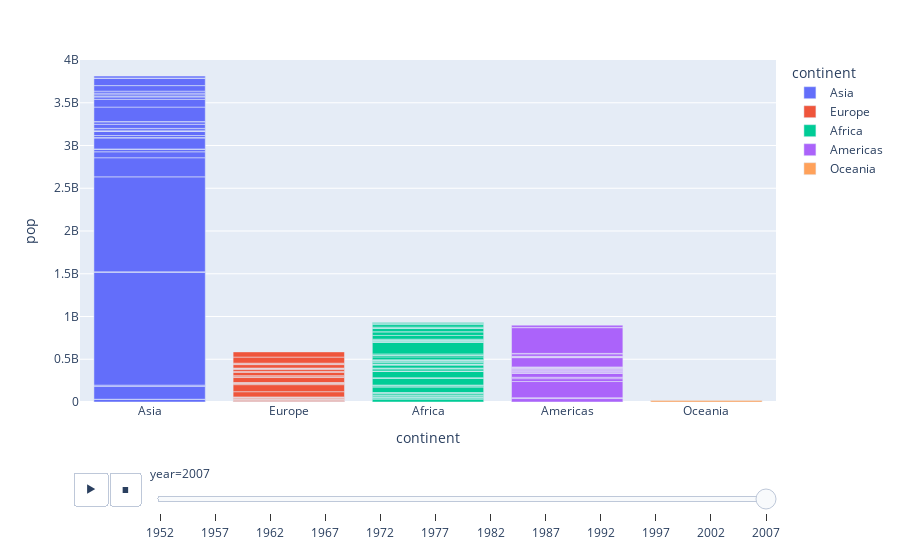

The notebook cell this image was saved under:
### Code cell
fig=px.bar(data,x='continent',y='pop',color='continent',animation_frame='year',animation_group='country',range_y=[0,4000000000])
fig.show()

### Figure 1 — Plotly figure (JSON) as saved in the notebook; plotly's stock layout.template omitted (floating-point values rounded to 4 significant figures)
{"data": [{"alignmentgroup": "True", "hovertemplate": "continent=%{x}<br>year=2007<br>pop=%{y}<extra></extra>", "ids": ["Afghanistan", "Bahrain", "Bangladesh", "Cambodia", "China", "Hong Kong, China", "India", "Indonesia", "Iran", "Iraq", "Israel", "Japan", "Jordan", "Korea, Dem. Rep.", "Korea, Rep.", "Kuwait", "Lebanon", "Malaysia", "Mongolia", "Myanmar", "Nepal", "Oman", "Pakistan", "Philippines", "Saudi Arabia", "Singapore", "Sri Lanka", "Syria", "Taiwan", "Thailand", "Vietnam", "West Bank and Gaza", "Yemen, Rep."], "legendgroup": "Asia", "marker": {"color": "#636efa", "pattern": {"shape": ""}}, "name": "Asia", "offsetgroup": "Asia", "orientation": "v", "showlegend": true, "textposition": "auto", "type": "bar", "x": ["Asia", "Asia", "Asia", "Asia", "Asia", "Asia", "Asia", "Asia", "Asia", "Asia", "Asia", "Asia", "Asia", "Asia", "Asia", "Asia", "Asia", "Asia", "Asia", "Asia", "Asia", "Asia", "Asia", "Asia", "Asia", "Asia", "Asia", "Asia", "Asia", "Asia", "Asia", "Asia", "Asia"], "xaxis": "x", "y": [31889923, 708573, 150448339, 14131858, 1318683096, 6980412, 1110396331, 223547000, 69453570, 27499638, 6426679, 127467972, 6053193, 23301725, 49044790, 2505559, 3921278, 24821286, 2874127, 47761980, 28901790, 3204897, 169270617, 91077287, 27601038, 4553009, 20378239, 19314747, 23174294, 65068149, 85262356, 4018332, 22211743], "yaxis": "y"}, {"alignmentgroup": "True", "hovertemplate": "continent=%{x}<br>year=2007<br>pop=%{y}<extra></extra>", "ids": ["Albania", "Austria", "Belgium", "Bosnia and Herzegovina", "Bulgaria", "Croatia", "Czech Republic", "Denmark", "Finland", "France", "Germany", "Greece", "Hungary", "Iceland", "Ireland", "Italy", "Montenegro", "Netherlands", "Norway", "Poland", "Portugal", "Romania", "Serbia", "Slovak Republic", "Slovenia", "Spain", "Sweden", "Switzerland", "Turkey", "United Kingdom"], "legendgroup": "Europe", "marker": {"color": "#EF553B", "pattern": {"shape": ""}}, "name": "Europe", "offsetgroup": "Europe", "orientation": "v", "showlegend": true, "textposition": "auto", "type": "bar", "x": ["Europe", "Europe", "Europe", "Europe", "Europe", "Europe", "Europe", "Europe", "Europe", "Europe", "Europe", "Europe", "Europe", "Europe", "Europe", "Europe", "Europe", "Europe", "Europe", "Europe", "Europe", "Europe", "Europe", "Europe", "Europe", "Europe", "Europe", "Europe", "Europe", "Europe"], "xaxis": "x", "y": [3600523, 8199783, 10392226, 4552198, 7322858, 4493312, 10228744, 5468120, 5238460, 61083916, 82400996, 10706290, 9956108, 301931, 4109086, 58147733, 684736, 16570613, 4627926, 38518241, 10642836, 22276056, 10150265, 5447502, 2009245, 40448191, 9031088, 7554661, 71158647, 60776238], "yaxis": "y"}, {"alignmentgroup": "True", "hovertemplate": "continent=%{x}<br>year=2007<br>pop=%{y}<extra></extra>", "ids": ["Algeria", "Angola", "Benin", "Botswana", "Burkina Faso", "Burundi", "Cameroon", "Central African Republic", "Chad", "Comoros", "Congo, Dem. Rep.", "Congo, Rep.", "Cote d'Ivoire", "Djibouti", "Egypt", "Equatorial Guinea", "Eritrea", "Ethiopia", "Gabon", "Gambia", "Ghana", "Guinea", "Guinea-Bissau", "Kenya", "Lesotho", "Liberia", "Libya", "Madagascar", "Malawi", "Mali", "Mauritania", "Mauritius", "Morocco", "Mozambique", "Namibia", "Niger", "Nigeria", "Reunion", "Rwanda", "Sao Tome and Principe", "Senegal", "Sierra Leone", "Somalia", "South Africa", "Sudan", "Swaziland", "Tanzania", "Togo", "Tunisia", "Uganda", "Zambia", "Zimbabwe"], "legendgroup": "Africa", "marker": {"color": "#00cc96", "pattern": {"shape": ""}}, "name": "Africa", "offsetgroup": "Africa", "orientation": "v", "showlegend": true, "textposition": "auto", "type": "bar", "x": ["Africa", "Africa", "Africa", "Africa", "Africa", "Africa", "Africa", "Africa", "Africa", "Africa", "Africa", "Africa", "Africa", "Africa", "Africa", "Africa", "Africa", "Africa", "Africa", "Africa", "Africa", "Africa", "Africa", "Africa", "Africa", "Africa", "Africa", "Africa", "Africa", "Africa", "Africa", "Africa", "Africa", "Africa", "Africa", "Africa", "Africa", "Africa", "Africa", "Africa", "Africa", "Africa", "Africa", "Africa", "Africa", "Africa", "Africa", "Africa", "Africa", "Africa", "Africa", "Africa"], "xaxis": "x", "y": [33333216, 12420476, 8078314, 1639131, 14326203, 8390505, 17696293, 4369038, 10238807, 710960, 64606759, 3800610, 18013409, 496374, 80264543, 551201, 4906585, 76511887, 1454867, 1688359, 22873338, 9947814, 1472041, 35610177, 2012649, 3193942, 6036914, 19167654, 13327079, 12031795, 3270065, 1250882, 33757175, 19951656, 2055080, 12894865, 135031164, 798094, 8860588, 199579, 12267493, 6144562, 9118773, 43997828, 42292929, 1133066, 38139640, 5701579, 10276158, 29170398, 11746035, 12311143], "yaxis": "y"}, {"alignmentgroup": "True", "hovertemplate": "continent=%{x}<br>year=2007<br>pop=%{y}<extra></extra>", "ids": ["Argentina", "Bolivia", "Brazil", "Canada", "Chile", "Colombia", "Costa Rica", "Cuba", "Dominican Republic", "Ecuador", "El Salvador", "Guatemala", "Haiti", "Honduras", "Jamaica", "Mexico", "Nicaragua", "Panama", "Paraguay", "Peru", "Puerto Rico", "Trinidad and Tobago", "United States", "Uruguay", "Venezuela"], "legendgroup": "Americas", "marker": {"color": "#ab63fa", "pattern": {"shape": ""}}, "name": "Americas", "offsetgroup": "Americas", "orientation": "v", "showlegend": true, "textposition": "auto", "type": "bar", "x": ["Americas", "Americas", "Americas", "Americas", "Americas", "Americas", "Americas", "Americas", "Americas", "Americas", "Americas", "Americas", "Americas", "Americas", "Americas", "Americas", "Americas", "Americas", "Americas", "Americas", "Americas", "Americas", "Americas", "Americas", "Americas"], "xaxis": "x", "y": [40301927, 9119152, 190010647, 33390141, 16284741, 44227550, 4133884, 11416987, 9319622, 13755680, 6939688, 12572928, 8502814, 7483763, 2780132, 108700891, 5675356, 3242173, 6667147, 28674757, 3942491, 1056608, 301139947, 3447496, 26084662], "yaxis": "y"}, {"alignmentgroup": "True", "hovertemplate": "continent=%{x}<br>year=2007<br>pop=%{y}<extra></extra>", "ids": ["Australia", "New Zealand"], "legendgroup": "Oceania", "marker": {"color": "#FFA15A", "pattern": {"shape": ""}}, "name": "Oceania", "offsetgroup": "Oceania", "orientation": "v", "showlegend": true, "textposition": "auto", "type": "bar", "x": ["Oceania", "Oceania"], "xaxis": "x", "y": [20434176, 4115771], "yaxis": "y"}], "layout": {"autosize": true, "barmode": "relative", "legend": {"title": {"text": "continent"}, "tracegroupgap": 0}, "margin": {"t": 60}, "sliders": [{"active": 11, "currentvalue": {"prefix": "year="}, "len": 0.9, "pad": {"b": 10, "t": 60}, "steps": [{"args": [["1952"], {"frame": {"duration": 0, "redraw": true}, "fromcurrent": true, "mode": "immediate", "transition": {"duration": 0, "easing": "linear"}}], "label": "1952", "method": "animate"}, {"args": [["1957"], {"frame": {"duration": 0, "redraw": true}, "fromcurrent": true, "mode": "immediate", "transition": {"duration": 0, "easing": "linear"}}], "label": "1957", "method": "animate"}, {"args": [["1962"], {"frame": {"duration": 0, "redraw": true}, "fromcurrent": true, "mode": "immediate", "transition": {"duration": 0, "easing": "linear"}}], "label": "1962", "method": "animate"}, {"args": [["1967"], {"frame": {"duration": 0, "redraw": true}, "fromcurrent": true, "mode": "immediate", "transition": {"duration": 0, "easing": "linear"}}], "label": "1967", "method": "animate"}, {"args": [["1972"], {"frame": {"duration": 0, "redraw": true}, "fromcurrent": true, "mode": "immediate", "transition": {"duration": 0, "easing": "linear"}}], "label": "1972", "method": "animate"}, {"args": [["1977"], {"frame": {"duration": 0, "redraw": true}, "fromcurrent": true, "mode": "immediate", "transition": {"duration": 0, "easing": "linear"}}], "label": "1977", "method": "animate"}, {"args": [["1982"], {"frame": {"duration": 0, "redraw": true}, "fromcurrent": true, "mode": "immediate", "transition": {"duration": 0, "easing": "linear"}}], "label": "1982", "method": "animate"}, {"args": [["1987"], {"frame": {"duration": 0, "redraw": true}, "fromcurrent": true, "mode": "immediate", "transition": {"duration": 0, "easing": "linear"}}], "label": "1987", "method": "animate"}, {"args": [["1992"], {"frame": {"duration": 0, "redraw": true}, "fromcurrent": true, "mode": "immediate", "transition": {"duration": 0, "easing": "linear"}}], "label": "1992", "method": "animate"}, {"args": [["1997"], {"frame": {"duration": 0, "redraw": true}, "fromcurrent": true, "mode": "immediate", "transition": {"duration": 0, "easing": "linear"}}], "label": "1997", "method": "animate"}, {"args": [["2002"], {"frame": {"duration": 0, "redraw": true}, "fromcurrent": true, "mode": "immediate", "transition": {"duration": 0, "easing": "linear"}}], "label": "2002", "method": "animate"}, {"args": [["2007"], {"frame": {"duration": 0, "redraw": true}, "fromcurrent": true, "mode": "immediate", "transition": {"duration": 0, "easing": "linear"}}], "label": "2007", "method": "animate"}], "x": 0.1, "xanchor": "left", "y": 0, "yanchor": "top"}], "updatemenus": [{"active": 0, "buttons": [{"args": [null, {"frame": {"duration": 500, "redraw": true}, "fromcurrent": true, "mode": "immediate", "transition": {"duration": 500, "easing": "linear"}}], "label": "&#9654;", "method": "animate"}, {"args": [[null], {"frame": {"duration": 0, "redraw": true}, "fromcurrent": true, "mode": "immediate", "transition": {"duration": 0, "easing": "linear"}}], "label": "&#9724;", "method": "animate"}], "direction": "left", "pad": {"r": 10, "t": 70}, "showactive": false, "type": "buttons", "x": 0.1, "xanchor": "right", "y": 0, "yanchor": "top"}], "xaxis": {"anchor": "y", "autorange": true, "categoryarray": ["Asia", "Europe", "Africa", "Americas", "Oceania"], "categoryorder": "array", "domain": [0, 1], "range": [-0.5, 4.5], "title": {"text": "continent"}, "type": "category"}, "yaxis": {"anchor": "x", "domain": [0, 1], "range": [0, 4000000000], "title": {"text": "pop"}, "type": "linear"}}}
